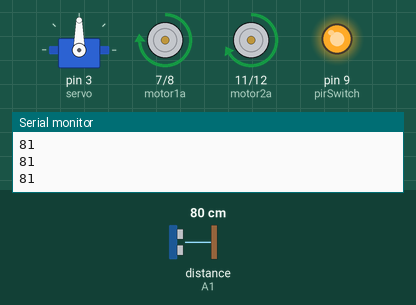
Bench run of a sketch on a simulated Arduino Uno, built with avr-gcc and run on an emulated ATmega328P. Shown: servo, motor-driver pin pairs drawn as motors (green arrow = first pin HIGH = forward, orange = second pin HIGH = backward, longer = more drive, scaled by the enable pin), output pins drawn as LEDs (lit = HIGH), the last lines printed to the serial monitor. The inputs (shaded band) are chosen by the test bench; at power-on: distance to the obstacle (sensor on A1) 80 cm. The echo pulse lasts 58.3 µs per cm.

Above: at 1.2 s.
1.3 s: distance to the obstacle (sensor on A1) set to 7 cm
2.8 s: distance to the obstacle (sensor on A1) set to 4 cm
At 3.3 s:
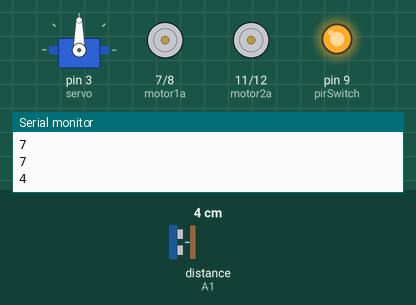
At 4.4 s:
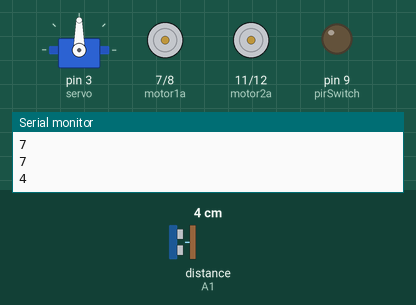
Timing chart, 0 to 11.2 s (numbered marks = the images above; inputs shaded):
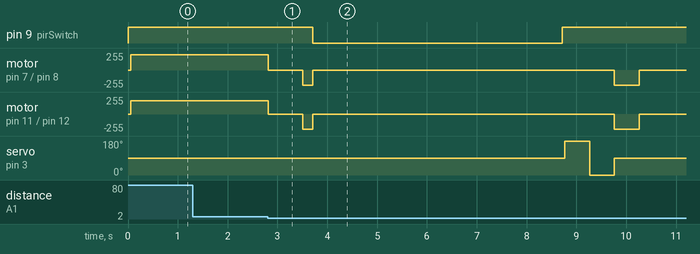

Measured:
- the behaviour switches between 6 and 5 cm on distance to the obstacle (sensor on A1) (found by bisection; images 0 and 1)
- after the input at 2.8 s, pin 9 (pirSwitch): HIGH → LOW after 0.91 s, → HIGH 5.0 s later; motor on pin 7 (motor1a) / pin 8 (motor1b): goes stopped 0.70 s, backward 230/255 0.20 s, stopped 6.1 s, backward 230/255 0.50 s, then stopped, starting at once

The sketch:

human_metal_detection_robot.ino
```cpp
#include <Servo.h>
#include <NewPing.h>

#define TRIGGER_PIN A0
#define ECHO_PIN A1
#define motor1a 7
#define motor1b 8
#define motor2a 11
#define motor2b 12
#define motor1en 5
#define motor2en 6
#define pirSwitch 9
#define speed 230
#define MAX_DISTANCE 500
Servo servo;
NewPing sonar(TRIGGER_PIN, ECHO_PIN, MAX_DISTANCE);
void setup() {
  Serial.begin(9600);
  servo.attach(3);
  pinMode(motor1a, OUTPUT);
  pinMode(motor1b, OUTPUT);
  pinMode(motor2a, OUTPUT);
  pinMode(motor2b, OUTPUT);
  pinMode(motor1en, OUTPUT);
  pinMode(motor2en, OUTPUT);
  pinMode(pirSwitch, OUTPUT);
  digitalWrite(pirSwitch,HIGH);
  servo.write(90);
}
void loop() {
  delay(50);
  // moveForward();
  int dist=sonar.ping_cm();
  Serial.println(dist);
  if (dist !=0 && dist<6){
  stop();
  delay(700);
  moveBackward();
  delay(200);
  stop();
  digitalWrite(pirSwitch,LOW);
  delay(5000);
  digitalWrite(pirSwitch,HIGH);
  drive();
  delay(500);
}
else{
  moveForward();
}}
void rotateServo(int angle) {
  servo.write(angle);

}
void drive(){
  delay(50);
  int frontDistance = sonar.ping_cm();
  int leftDistance, rightDistance;
  rotateServo(180);
  delay(500);
  leftDistance = sonar.ping_cm();
  rotateServo(0);
  delay(500);
  rightDistance = sonar.ping_cm();
  rotateServo(90);
  // if (rightDistance < 30) {
  //   moveForward();
  // }
  if(rightDistance>leftDistance){
    turnRight();
    delay(500);
    stop();

  }
  if(rightDistance<leftDistance){
    turnLeft();
    delay(500);
    stop();
  }
  if(rightDistance==leftDistance){
    moveBackward();
    delay(500);
    stop();
  }
}
void moveForward() {
  digitalWrite(motor1a, HIGH);
  digitalWrite(motor1b, LOW);
  digitalWrite(motor2a, HIGH);
  digitalWrite(motor2b, LOW);

  analogWrite(motor1en, speed);
  analogWrite(motor2en, 200);
}


void moveBackward() {
  digitalWrite(motor1a, LOW);
  digitalWrite(motor1b, HIGH);
  digitalWrite(motor2a, LOW);
  digitalWrite(motor2b, HIGH);

  analogWrite(motor1en, speed);
  analogWrite(motor2en, speed);
}


void turnRight() {
  digitalWrite(motor1a, LOW);
  digitalWrite(motor1b, HIGH);
  digitalWrite(motor2a, HIGH);
  digitalWrite(motor2b, LOW);

  analogWrite(motor1en, speed);
  analogWrite(motor2en, speed);
}


void turnLeft() {
  digitalWrite(motor1a, HIGH);
  digitalWrite(motor1b, LOW);
  digitalWrite(motor2a, LOW);
  digitalWrite(motor2b, HIGH);
  analogWrite(motor1en, speed);
  analogWrite(motor2en, speed);
}
void stop() {
  digitalWrite(motor1a, LOW);
  digitalWrite(motor1b, LOW);
  digitalWrite(motor2a, LOW);
  digitalWrite(motor2b, LOW);
  analogWrite(motor1en, 0);
  analogWrite(motor2en, 0);
}
```
